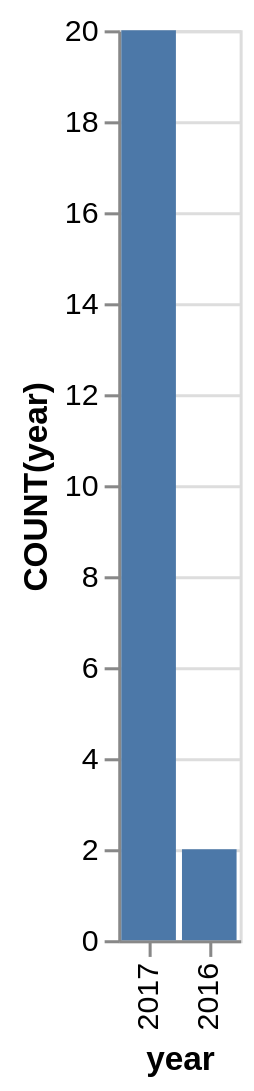

Describe this chart as a Vega-Lite specification.
### Vega-Lite specification from a JSON file in a GitHub repository (floating-point values rounded to 4 significant figures)
{"data": {"values": [{"x_data": "2016", "y_data": 2}, {"x_data": "2017", "y_data": 20}]}, "mark": "bar", "encoding": {"x": {"field": "x_data", "type": "nominal", "title": "year", "sort": {"op": "sum", "field": "y_data", "order": "descending"}}, "y": {"field": "y_data", "type": "quantitative", "title": "COUNT(year)"}}}
